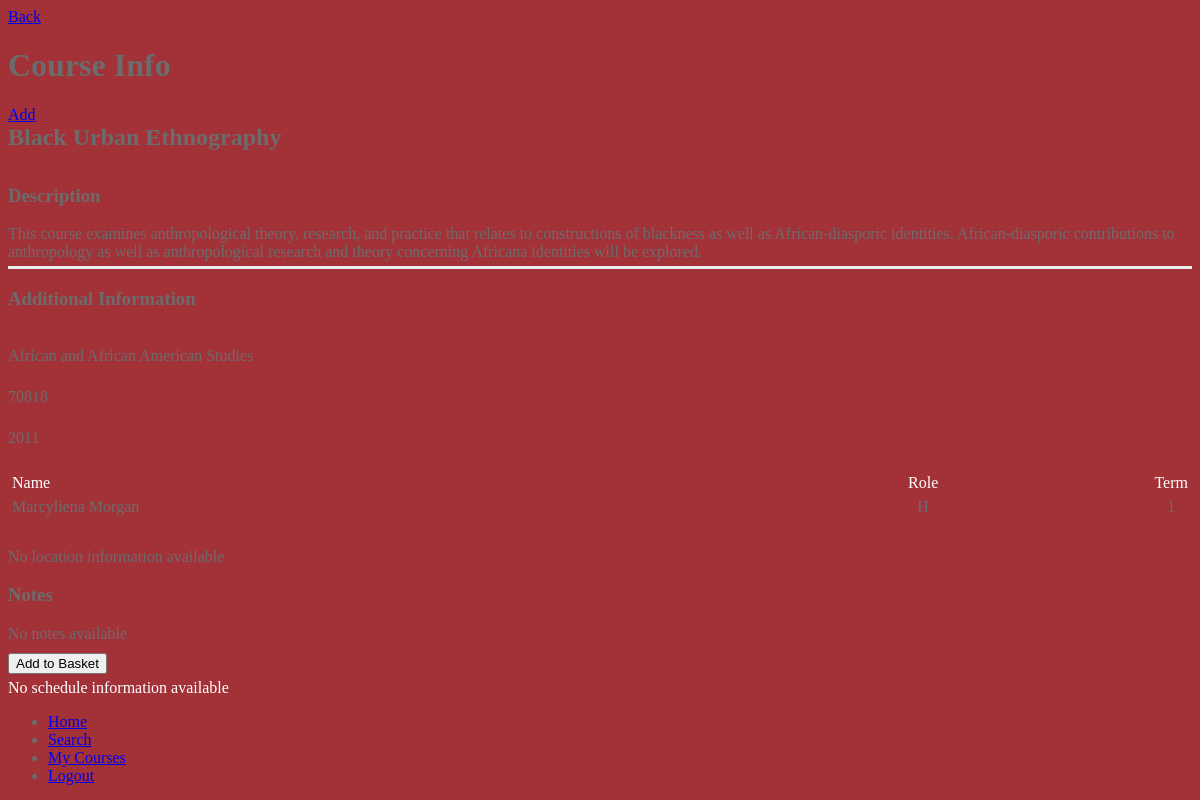
/index.php/courses/course/61 (signed in), run on the app's committed database.
### tables this page shows
CREATE TABLE IF NOT EXISTS `Courses` (
  `course_unique` int(10) unsigned NOT NULL AUTO_INCREMENT,
  `course_number` int(8) unsigned NOT NULL,
  `title` varchar(255) NOT NULL,
  `instr_apr_req` varchar(1) NOT NULL,
  `year` int(4) NOT NULL,
  `cat_num` int(8) unsigned NOT NULL,
  `offered` varchar(1) NOT NULL,
  `type` varchar(255) DEFAULT NULL,
  `level` varchar(255) DEFAULT NULL,
  `course_group` varchar(255) DEFAULT NULL,
  `enrollment_limit` int(8) unsigned DEFAULT NULL,
  `meeting_text` text,
  `faculty_text` text,
  `description` text,
  `prerequisites` varchar(255) DEFAULT NULL,
  `notes` text,
  PRIMARY KEY (`course_unique`)
);

CREATE TABLE IF NOT EXISTS `Department` (
  `dept_number` int(10) unsigned NOT NULL AUTO_INCREMENT,
  `short_name` varchar(255) NOT NULL,
  `long_name` varchar(255) NOT NULL,
  `dept_code` varchar(8) NOT NULL,
  PRIMARY KEY (`dept_number`),
  UNIQUE KEY `dept_code` (`dept_code`)
);

CREATE TABLE IF NOT EXISTS `Faculty` (
  `facl_number` int(10) unsigned NOT NULL AUTO_INCREMENT,
  `id` varchar(64) NOT NULL,
  `prefix` varchar(64) NOT NULL,
  `first_name` varchar(64) NOT NULL,
  `middle_name` varchar(64) NOT NULL,
  `last_name` varchar(64) NOT NULL,
  `suffix` varchar(64) NOT NULL,
  PRIMARY KEY (`facl_number`),
  UNIQUE KEY `id` (`id`)
);

CREATE TABLE IF NOT EXISTS `Course_Faculty` (
  `course_facl_number` int(10) unsigned NOT NULL AUTO_INCREMENT,
  `course_unique` int(10) unsigned NOT NULL,
  `facl_number` int(10) unsigned NOT NULL,
  `term_number` int(10) unsigned NOT NULL,
  `role` varchar(4) NOT NULL,
  PRIMARY KEY (`course_facl_number`),
  KEY `facl_number` (`facl_number`),
  KEY `term_number` (`term_number`),
  KEY `course_number` (`course_unique`)
);

### application/controllers/courses.php (called while the page is built, shortened)
<?php
class Courses extends CI_Controller {
	public function __construct()
	{
		$this->load->model('courses_model');
		$this->load->helper('url');
		$this->load->helper('login');
		$this->load->helper('courses');
		$this->load->model('users_model');
	}
	public function course($id = FALSE)
	{
	    $uid = $this->input->cookie('uid');
		$data['courses'] = $this->courses_model->get_course($id);
		$data['faculty'] = $this->courses_model->get_course_facl($id);
		$data['schedule'] = $this->courses_model->get_course_schedule($id);
	    $data['locations'] = $this->courses_model->get_course_location($id);
	    $data['enrolled'] = $this->users_model->check_enrolled($uid,$id);
		$this->users_model->add_to_last_ten($uid, $id);
		$this->load->view('templates/header');
		$this->load->view('pages/individual_view', $data);
		$this->load->view('templates/footer');
	}
}

### html/index.php (called while the page is built, shortened)
<?php
require_once BASEPATH.'core/CodeIgniter.php';

### application/models/courses_model.php (called while the page is built, shortened)
<?php
class Courses_model extends CI_Model {
    public function get_course($id)
    {
        $this->db->select('*');
        $this->db->from('Courses');
        $this->db->join('Course_Department','Courses.course_unique = Course_Department.course_unique');
        $this->db->join('Department','Course_Department.dept_number = Department.dept_number');
        $this->db->where('Courses.course_unique', $id);
		$query = $this->db->get();
		return $query->result_array();
    }
    public function get_course_facl($id)
    {
        $this->db->select('*');
        $this->db->from('Faculty');
        $this->db->join('Course_Faculty','Faculty.facl_number = Course_Faculty.facl_number', 'left');
        $this->db->where('Course_Faculty.course_unique', $id);
		$query = $this->db->get();
		return $query->result_array();
    }
    public function get_course_schedule($id)
    {
        $this->db->select('*');
        $this->db->from('Schedule');
        $this->db->join('Term','Schedule.term_number = Term.term_number', 'left');
        $this->db->join('Day','Schedule.day = Day.day_number');
        $this->db->where('Schedule.course_unique', $id);
		$query = $this->db->get();
		return $query->result_array();
    }
    public function get_course_location($id)
    {
        $this->db->select('*');
        $this->db->from('Location');
        $this->db->where('course_unique', $id);
		$query = $this->db->get();
		return $query->result_array();
    }
}
?>

### application/views/pages/individual_view.php (the view, shortened to what this page needs)
<?php
reset($courses);
$course = current($courses);
reset($schedule);
$sched = current($schedule);
?>
<div data-role="page" class="individual" data-theme="a" >
	<div data-role="header" data-position="inline">
	    <a href="javascript:history.back()" data-role="button"  data-icon="arrow-l" data-iconpos="notext">Back</a>
	    <h1>Course Info</h1>
	    <?php if ($enrolled === "yes"): ?>
	    	     <a  href="<?php echo site_url(array('users','remove_course',$course['course_unique'])) ?>" data-icon="minus" class="ui-btn-right">DEL</a>
	    <?php else: ?>
	             <a  href="<?php echo site_url(array('users','add_course',$course['course_unique'])) ?>" data-icon="plus" class="ui-btn-right">Add</a>
	    <?php endif ?>
	</div>
    <div data-role="content">
        <h2><?php echo $course['title'];?></h2>
        <div data-role="collapsible" data-inset="false">
            <h3>Description</h3>
            <?php if (empty($course['description'])): ?>
                <p>No description available</p>
            <?php else: ?>
            <p id="description" ><?php echo $course['description'];?></p>
            <?php endif?>
        </div>
        <div data-role="collapsible" class="addInfo" data-inset="false">
            <h3>Additional Information</h3>
            <p>
                <span class="bold red block">Department: </span> <?php echo ( empty($course['short_name']) ? 'No info' :  $course['short_name'] ); ?>
            </p>
            <p>
                <span class="bold red block">Catalog number:</span> <?php echo ( empty($course['cat_num']) ? 'No info' :  $course['cat_num'] ); ?>
            </p>
            <p>
                <span class="bold red block">When:</span> <?php echo  $sched['name'] .' '. $course['year'] ;?>
            </p>
                <span class="bold red block">Instructors:</span>
                <?php $currentFacl = current($faculty); ?>
                <?php if ($currentFacl['middle_name'] == 'faculty'): ?>
                    <p>No faculty information available</p>
                <?php else: ?>
                <table>
                    <tr>
                        <td  class="title">Name</td>
                        <td  class="title center quarter">Role</td>
                        <td  class="title center quarter">Term</td>
                    </tr>
                    <?php foreach($faculty as $facl): ?>
                    <tr>
                        <td><?php echo $facl['prefix'] .' '. $facl['first_name'] .' '. $facl['middle_name'] .' '. $facl['last_name'] .' '. $facl['suffix']; ?></td>
                        <td class="center quarter"><?php echo $facl['role'];?></td>
                        <td class="center quarter"><?php echo $facl['term_number'];?></td>
                    </tr>
                    <?php endforeach ?>
                </table>
                <?php endif ?>
                <span class="bold red block">Locations:</span>
                <?php if (empty($locations)): ?>
                    <p>No location information available</p>
                <?php endif ?>
        </div>
        <div data-role="collapsible" data-inset="false">
            <h3>Notes</h3>
            <?php if (empty($course['notes'])): ?>
                    <p>No notes available</p>
                <?php else: ?>
            <p><?php echo $course['notes'];?></p>
            <?php endif ?>
        </div>
        <input type="submit" value="Add to Basket" >
    </div>
    <div id="redArea" >
        <div id="content" data-role="content">
            <?php if (empty($schedule)): ?>
                <p class="white">No schedule information available</p>
            <?php endif ?>
        </div>
    </div>
    <div data-role="footer" data-position="fixed">
	    <div data-role="navbar">
		    <ul>
			    <li><a href="<?php echo site_url('home')?>"  data-icon="home">Home</a></li>
			    <li><a href="<?php echo site_url('courses/advanced_search')?>"  data-icon="search">Search</a></li>
			    <li><a href="<?php echo site_url('users/my_courses')?>"  data-icon="info">My Courses</a></li>
			    <li><a href="<?php echo site_url('users/logout')?>"  data-icon="minus">Logout</a></li>
		    </ul>
	    </div>
    </div>
</div>

### html/css/main.css (style rules this page uses)
body { color: #6c6c6c; background-color:#a23138; }
.white { color:#fff; }
.individual h2 { margin:0; padding:0px 0px 15px 0px; }
.individual p { margin:5px 0 0px 0; padding:px; }
.individual #description { border-bottom:3px solid #ecedee; padding-bottom:5px; }
.individual #redArea { background-color:#a23138; width:100%; }
.individual #redArea #content { background-color:#a23138; }
.individual .addInfo table { margin:0px 0px 0px 0px; padding:0; border-spacing:0; border:1px solid #a23138; width:100%; }
.individual .addInfo table td { border:1px solid #a23138 ; padding:2px; width:60%; }
.center { text-align:center; }
.addInfo table .title { color:#fff; background:#a23138; }
.individual .bold { font-weight:bold; }
.individual .red { color:#a23138; }
.individual .block { display:block; }
.individual input { margin-top:10px; }

### data on the page
courses: title "Black Urban Ethnography", description "This course examines anthropological theory, research, and practice that relates to constructions of blackness as well as African-diasporic identities. African-diasporic contributions to anthropology as well as anthropological research and theory concerning Africana identities will be explored.", department.short_name "African and African American Studies", cat_num "70818", year "2011"
faculty: first_name "Marcyliena", last_name "Morgan", course_faculty.role "H", course_faculty.term_number "1"
